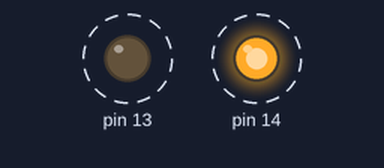
Bench run of a sketch on a simulated Arduino Uno, built with avr-gcc and run on an emulated ATmega328P. Shown: output pins drawn as LEDs (lit = HIGH). Dashed ring = blinking.

Above: at 0.3 s.
Timing chart, 0 to 4.6 s (numbered marks = the images above):
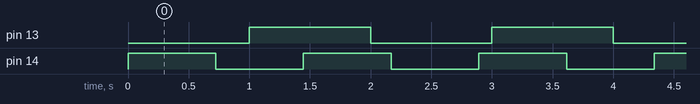

Measured:
- by itself, pin 13: alternates HIGH for 1.0 s and LOW for 1.0 s
- by itself, pin 14: alternates HIGH for 0.72 s and LOW for 0.72 s

The sketch:

68_Blink_Sketch_Asynchron_lowlevel.ino
```cpp
uint8_t counterStart = 131;  // alternative: 6
uint16_t scaleFactor = 500;  // alternative: 1000

ISR(TIMER2_OVF_vect) {
  static uint16_t counter = 0;   //Eine statische Variable ist, eine Variabale, die den Wert vom letzte Aufruf beibehält (große Ähnlichkeit mit einer globalen Variablen)
  TCNT2 = counterStart;
  counter++;
  if (counter == scaleFactor) {
    PORTB ^= (1 << PB5);
    counter = 0;
  }
}


void setup() {
  TCCR2A = 0x00;                       // OC2A and OC2B disconnected; Wave Form Generator: Normal Mode
  TCCR2B = (1 << CS22) + (1 << CS21);  // prescaler = 256
                                       // TCCR2B = (1<<CS22); // prescaler = 64;
  TIMSK2 = (1 << TOIE2);               // interrupt when TCNT2 is overflowed
  TCNT2 = counterStart;
  DDRB |= (1 << PB5);
  DDRC |= (1 << PC0);
}

void loop() {
  PORTC ^= (1 << PC0);
  delay(723);
}
```
